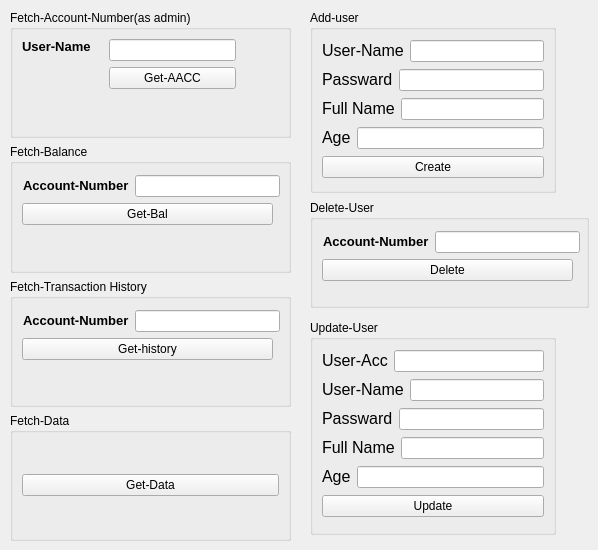
    <widget class="QWidget" name="tab_3">
     <attribute name="title">
      <string>admin</string>
     </attribute>
     <widget class="QGroupBox" name="groupBox">
      <property name="geometry">
       <rect>
        <x>310</x>
        <y>10</y>
        <width>246</width>
        <height>183</height>
       </rect>
      </property>
      <property name="title">
       <string>Add-user</string>
      </property>
      <layout class="QGridLayout" name="gridLayout_13">
       <item row="0" column="0">
        <layout class="QHBoxLayout" name="horizontalLayout_16">
         <item>
          <widget class="QLabel" name="label">
           <property name="text">
            <string>&lt;html&gt;&lt;head/&gt;&lt;body&gt;&lt;p&gt;&lt;span style=&quot; font-size:12pt;&quot;&gt;User-Name&lt;/span&gt;&lt;/p&gt;&lt;/body&gt;&lt;/html&gt;</string>
           </property>
          </widget>
         </item>
         <item>
          <widget class="QLineEdit" name="leUserNameA"/>
         </item>
        </layout>
       </item>
       <item row="1" column="0">
        <layout class="QHBoxLayout" name="horizontalLayout_17">
         <item>
          <widget class="QLabel" name="label_2">
           <property name="text">
            <string>&lt;html&gt;&lt;head/&gt;&lt;body&gt;&lt;p&gt;&lt;span style=&quot; font-size:12pt;&quot;&gt;Passward&lt;/span&gt;&lt;/p&gt;&lt;/body&gt;&lt;/html&gt;</string>
           </property>
          </widget>
         </item>
         <item>
          <widget class="QLineEdit" name="lePasswardA"/>
         </item>
        </layout>
       </item>
       <item row="2" column="0">
        <layout class="QHBoxLayout" name="horizontalLayout_18">
         <item>
          <widget class="QLabel" name="label_3">
           <property name="text">
            <string>&lt;html&gt;&lt;head/&gt;&lt;body&gt;&lt;p&gt;&lt;span style=&quot; font-size:12pt;&quot;&gt;Full Name&lt;/span&gt;&lt;/p&gt;&lt;/body&gt;&lt;/html&gt;</string>
           </property>
          </widget>
         </item>
         <item>
          <widget class="QLineEdit" name="leFullA"/>
         </item>
        </layout>
       </item>
       <item row="3" column="0">
        <layout class="QHBoxLayout" name="horizontalLayout_19">
         <item>
          <widget class="QLabel" name="label_4">
           <property name="text">
            <string>&lt;html&gt;&lt;head/&gt;&lt;body&gt;&lt;p&gt;&lt;span style=&quot; font-size:12pt;&quot;&gt;Age&lt;/span&gt;&lt;/p&gt;&lt;/body&gt;&lt;/html&gt;</string>
           </property>
          </widget>
         </item>
         <item>
          <widget class="QLineEdit" name="leAgeA"/>
         </item>
        </layout>
       </item>
       <item row="4" column="0">
        <widget class="QPushButton" name="pbCreate">
         <property name="text">
          <string>Create</string>
         </property>
        </widget>
       </item>
      </layout>
     </widget>
     <widget class="QGroupBox" name="gbGetBal_3">
      <property name="geometry">
       <rect>
        <x>310</x>
        <y>200</y>
        <width>279</width>
        <height>108</height>
       </rect>
      </property>
      <property name="title">
       <string>Delete-User</string>
      </property>
      <widget class="QPushButton" name="pbDel">
       <property name="geometry">
        <rect>
         <x>12</x>
         <y>59</y>
         <width>251</width>
         <height>22</height>
        </rect>
       </property>
       <property name="text">
        <string>Delete</string>
       </property>
      </widget>
      <widget class="QWidget" name="layoutWidget_6">
       <property name="geometry">
        <rect>
         <x>13</x>
         <y>30</y>
         <width>257</width>
         <height>24</height>
        </rect>
       </property>
       <layout class="QHBoxLayout" name="horizontalLayout_20">
        <item>
         <widget class="QLabel" name="lblAccBal_4">
          <property name="text">
           <string>&lt;html&gt;&lt;head/&gt;&lt;body&gt;&lt;p&gt;&lt;span style=&quot; font-size:10pt; font-weight:700;&quot;&gt;Account-Number&lt;/span&gt;&lt;/p&gt;&lt;/body&gt;&lt;/html&gt;</string>
          </property>
         </widget>
        </item>
        <item>
         <widget class="QLineEdit" name="leAccDel">
          <property name="inputMask">
           <string/>
          </property>
          <property name="frame">
           <bool>true</bool>
          </property>
          <property name="echoMode">
           <enum>QLineEdit::Normal</enum>
          </property>
          <property name="clearButtonEnabled">
           <bool>true</bool>
          </property>
         </widget>
        </item>
       </layout>
      </widget>
     </widget>
     <widget class="QGroupBox" name="groupBox_2">
      <property name="geometry">
       <rect>
        <x>310</x>
        <y>320</y>
        <width>246</width>
        <height>215</height>
       </rect>
      </property>
      <property name="title">
       <string>Update-User</string>
      </property>
      <layout class="QGridLayout" name="gridLayout_14">
       <item row="0" column="0">
        <layout class="QHBoxLayout" name="horizontalLayout_21">
         <item>
          <layout class="QHBoxLayout" name="horizontalLayout_26">
           <item>
            <widget class="QLabel" name="label_9">
             <property name="text">
              <string>&lt;html&gt;&lt;head/&gt;&lt;body&gt;&lt;p&gt;&lt;span style=&quot; font-size:12pt;&quot;&gt;User-Acc&lt;/span&gt;&lt;/p&gt;&lt;/body&gt;&lt;/html&gt;</string>
             </property>
            </widget>
           </item>
           <item>
            <widget class="QLineEdit" name="leUerAccA"/>
           </item>
          </layout>
         </item>
        </layout>
       </item>
       <item row="1" column="0">
        <layout class="QHBoxLayout" name="horizontalLayout_22">
         <item>
          <widget class="QLabel" name="label_5">
           <property name="text">
            <string>&lt;html&gt;&lt;head/&gt;&lt;body&gt;&lt;p&gt;&lt;span style=&quot; font-size:12pt;&quot;&gt;User-Name&lt;/span&gt;&lt;/p&gt;&lt;/body&gt;&lt;/html&gt;</string>
           </property>
          </widget>
         </item>
         <item>
          <widget class="QLineEdit" name="leUserNameUA"/>
         </item>
        </layout>
       </item>
       <item row="2" column="0">
        <layout class="QHBoxLayout" name="horizontalLayout_23">
         <item>
          <widget class="QLabel" name="label_6">
           <property name="text">
            <string>&lt;html&gt;&lt;head/&gt;&lt;body&gt;&lt;p&gt;&lt;span style=&quot; font-size:12pt;&quot;&gt;Passward&lt;/span&gt;&lt;/p&gt;&lt;/body&gt;&lt;/html&gt;</string>
           </property>
          </widget>
         </item>
         <item>
          <widget class="QLineEdit" name="lePasswardUA"/>
         </item>
        </layout>
       </item>
       <item row="3" column="0">
        <layout class="QHBoxLayout" name="horizontalLayout_24">
         <item>
          <widget class="QLabel" name="label_7">
           <property name="text">
            <string>&lt;html&gt;&lt;head/&gt;&lt;body&gt;&lt;p&gt;&lt;span style=&quot; font-size:12pt;&quot;&gt;Full Name&lt;/span&gt;&lt;/p&gt;&lt;/body&gt;&lt;/html&gt;</string>
           </property>
          </widget>
         </item>
         <item>
          <widget class="QLineEdit" name="leFullUA"/>
         </item>
        </layout>
       </item>
       <item row="4" column="0">
        <layout class="QHBoxLayout" name="horizontalLayout_25">
         <item>
          <widget class="QLabel" name="label_8">
           <property name="text">
            <string>&lt;html&gt;&lt;head/&gt;&lt;body&gt;&lt;p&gt;&lt;span style=&quot; font-size:12pt;&quot;&gt;Age&lt;/span&gt;&lt;/p&gt;&lt;/body&gt;&lt;/html&gt;</string>
           </property>
          </widget>
         </item>
         <item>
          <widget class="QLineEdit" name="leAgeUA"/>
         </item>
        </layout>
       </item>
       <item row="5" column="0">
        <widget class="QPushButton" name="pbUpdate">
         <property name="text">
          <string>Update</string>
         </property>
        </widget>
       </item>
      </layout>
     </widget>
     <widget class="QWidget" name="layoutWidget">
      <property name="geometry">
       <rect>
        <x>10</x>
        <y>10</y>
        <width>281</width>
        <height>531</height>
       </rect>
      </property>
      <layout class="QVBoxLayout" name="verticalLayout_2">
       <item>
        <widget class="QGroupBox" name="gbGetAACC">
         <property name="title">
          <string>Fetch-Account-Number(as admin)</string>
         </property>
         <widget class="QLabel" name="lblUserName">
          <property name="geometry">
           <rect>
            <x>12</x>
            <y>29</y>
            <width>81</width>
            <height>56</height>
           </rect>
          </property>
          <property name="text">
           <string>&lt;html&gt;&lt;head/&gt;&lt;body&gt;&lt;p&gt;&lt;span style=&quot; font-size:10pt; font-weight:700;&quot;&gt;User-Name&lt;/span&gt;&lt;/p&gt;&lt;p&gt;&lt;br/&gt;&lt;/p&gt;&lt;/body&gt;&lt;/html&gt;</string>
          </property>
         </widget>
         <widget class="QWidget" name="layoutWidget">
          <property name="geometry">
           <rect>
            <x>99</x>
            <y>29</y>
            <width>127</width>
            <height>52</height>
           </rect>
          </property>
          <layout class="QVBoxLayout" name="verticalLayout_3">
           <item>
            <widget class="QLineEdit" name="leUserName">
             <property name="inputMask">
              <string/>
             </property>
             <property name="frame">
              <bool>true</bool>
             </property>
             <property name="echoMode">
              <enum>QLineEdit::Normal</enum>
             </property>
             <property name="clearButtonEnabled">
              <bool>true</bool>
             </property>
            </widget>
           </item>
           <item>
            <widget class="QPushButton" name="pbGetAACC">
             <property name="text">
              <string>Get-AACC</string>
             </property>
            </widget>
           </item>
          </layout>
         </widget>
        </widget>
       </item>
       <item>
        <widget class="QGroupBox" name="gbGetBal_2">
         <property name="title">
          <string>Fetch-Balance</string>
         </property>
         <widget class="QPushButton" name="pbBalanceA">
          <property name="geometry">
           <rect>
            <x>12</x>
            <y>59</y>
            <width>251</width>
            <height>22</height>
           </rect>
          </property>
          <property name="text">
           <string>Get-Bal</string>
          </property>
         </widget>
         <widget class="QWidget" name="layoutWidget_4">
          <property name="geometry">
           <rect>
            <x>13</x>
            <y>30</y>
            <width>257</width>
            <height>24</height>
           </rect>
          </property>
          <layout class="QHBoxLayout" name="horizontalLayout_14">
           <item>
            <widget class="QLabel" name="lblAccBal_3">
             <property name="text">
              <string>&lt;html&gt;&lt;head/&gt;&lt;body&gt;&lt;p&gt;&lt;span style=&quot; font-size:10pt; font-weight:700;&quot;&gt;Account-Number&lt;/span&gt;&lt;/p&gt;&lt;/body&gt;&lt;/html&gt;</string>
             </property>
            </widget>
           </item>
           <item>
            <widget class="QLineEdit" name="leAccBalA">
             <property name="inputMask">
              <string/>
             </property>
             <property name="frame">
              <bool>true</bool>
             </property>
             <property name="echoMode">
              <enum>QLineEdit::Normal</enum>
             </property>
             <property name="clearButtonEnabled">
              <bool>true</bool>
             </property>
            </widget>
           </item>
          </layout>
         </widget>
        </widget>
       </item>
       <item>
        <widget class="QGroupBox" name="gbGetHIstory_5">
         <property name="title">
          <string>Fetch-Transaction History</string>
         </property>
         <widget class="QPushButton" name="pbGetHistoryA">
          <property name="geometry">
           <rect>
            <x>12</x>
            <y>59</y>
            <width>251</width>
            <height>22</height>
           </rect>
          </property>
          <property name="text">
           <string>Get-history</string>
          </property>
         </widget>
         <widget class="QWidget" name="layoutWidget_5">
          <property name="geometry">
           <rect>
            <x>13</x>
            <y>30</y>
            <width>257</width>
            <height>24</height>
           </rect>
          </property>
          <layout class="QHBoxLayout" name="horizontalLayout_15">
           <item>
            <widget class="QLabel" name="lblAccHistory_2">
             <property name="text">
              <string>&lt;html&gt;&lt;head/&gt;&lt;body&gt;&lt;p&gt;&lt;span style=&quot; font-size:10pt; font-weight:700;&quot;&gt;Account-Number&lt;/span&gt;&lt;/p&gt;&lt;/body&gt;&lt;/html&gt;</string>
             </property>
            </widget>
           </item>
           <item>
            <widget class="QLineEdit" name="leAccHistoryA">
             <property name="inputMask">
              <string/>
             </property>
             <property name="frame">
              <bool>true</bool>
             </property>
             <property name="echoMode">
              <enum>QLineEdit::Normal</enum>
             </property>
             <property name="clearButtonEnabled">
              <bool>true</bool>
             </property>
            </widget>
           </item>
          </layout>
         </widget>
        </widget>
       </item>
       <item>
        <widget class="QGroupBox" name="gbFetchACC_2">
         <property name="title">
          <string>Fetch-Data</string>
         </property>
         <layout class="QGridLayout" name="gridLayout_12">
          <item row="0" column="0">
           <widget class="QPushButton" name="pbGetData">
            <property name="text">
             <string>Get-Data</string>
            </property>
           </widget>
          </item>
         </layout>
        </widget>
       </item>
      </layout>
     </widget>
    </widget>
